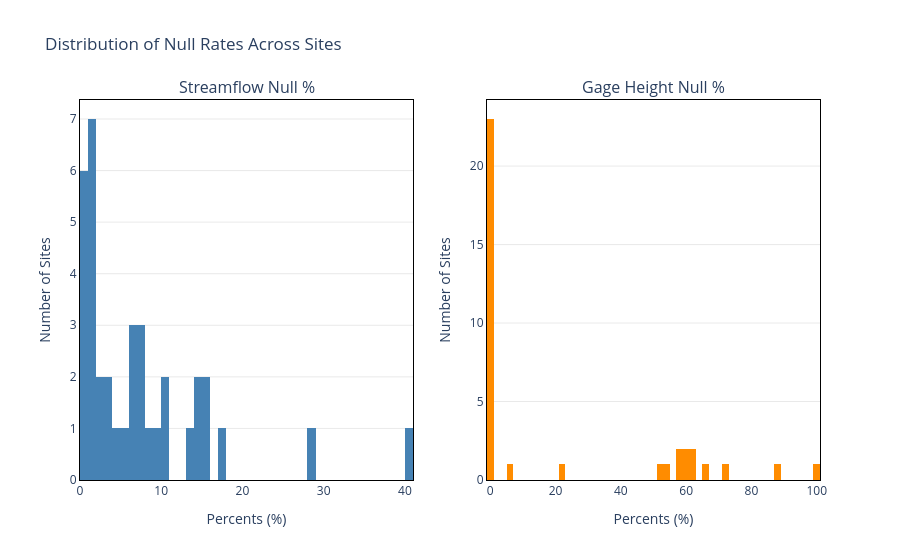

Source (notebook cell):
### Code cell
# Distribution of null rates
null_data = site_stats.to_pandas()

fig = make_subplots(rows=1, cols=2,
    subplot_titles=("Streamflow Null %", "Gage Height Null %"))

fig.add_trace(
    go.Histogram(x=null_data["streamflow_null_pct"], nbinsx=50, name="Streamflow", marker_color="steelblue"),
    row=1, col=1
)
fig.add_trace(
    go.Histogram(x=null_data["gage_height_null_pct"], nbinsx=50, name="Gage Height", marker_color="darkorange"),
    row=1, col=2
)


fig.update_layout(
    title="Distribution of Null Rates Across Sites",
    showlegend=False,
    plot_bgcolor="white",
    paper_bgcolor="white",
)
fig.update_xaxes(title_text="Percents (%)", showline=True, linecolor="black", linewidth=1, mirror=True)
fig.update_yaxes(title_text="Number of Sites",
                 showline=True, linecolor="black", linewidth=1, mirror=True,
                 showgrid=True, gridcolor="lightgrey", gridwidth=0.5)
fig.show()

# Summary
print(f"Sites with 0% streamflow nulls:    {len(null_data[null_data['streamflow_null_pct'] == 0])}")
print(f"Sites with <20% streamflow nulls:  {len(null_data[null_data['streamflow_null_pct'] < 20])}")
print(f"Sites with >50% streamflow nulls:  {len(null_data[null_data['streamflow_null_pct'] > 50])}")
print(f"Sites with 100% streamflow nulls:  {len(null_data[null_data['streamflow_null_pct'] == 100])}")
print()
print(f"Sites with 0% gage height nulls:   {len(null_data[null_data['gage_height_null_pct'] == 0])}")
print(f"Sites with <20% gage height nulls: {len(null_data[null_data['gage_height_null_pct'] < 20])}")
print(f"Sites with >50% gage height nulls: {len(null_data[null_data['gage_height_null_pct'] > 50])}")
print(f"Sites with 100% gage height nulls: {len(null_data[null_data['gage_height_null_pct'] == 100])}")

### Figure 1 — Plotly figure (JSON) as saved in the notebook; plotly's stock layout.template omitted (floating-point values rounded to 4 significant figures)
{"data": [{"marker": {"color": "steelblue"}, "name": "Streamflow", "nbinsx": 50, "type": "histogram", "x": [1.492, 7.95, 1.897, 0.0, 2.488, 9.225, 14.88, 1.083, 7.499, 4.066, 17.66, 15.5, 1.556, 6.562, 0.1276, 15.51, 1.113, 6.347, 6.064, 0.8596, 0.136, 8.92, 14.5, 3.552, 10.4, 7.163, 40.42, 0.9873, 0.9984, 28.39, 1.76, 2.399, 1.386, 3.317, 10.27, 5.851, 13.84], "xaxis": "x", "yaxis": "y"}, {"marker": {"color": "darkorange"}, "name": "Gage Height", "nbinsx": 50, "type": "histogram", "x": [0.05594, 0.2856, 0.0475, 100.0, 0.2887, 22.14, 0.08067, 88.91, 0.05292, 66.51, 0.4457, 53.79, 0.5578, 0.05596, 0.3126, 0.2287, 0.1331, 57.32, 60.95, 0.08671, 62.91, 0.3338, 0.05307, 0.1578, 0.3714, 0.1831, 0.4126, 62.21, 71.21, 0.4154, 52.22, 0.1293, 60.75, 0.4432, 58.44, 0.1527, 5.512], "xaxis": "x2", "yaxis": "y2"}], "layout": {"annotations": [{"font": {"size": 16}, "showarrow": false, "text": "Streamflow Null %", "x": 0.225, "xanchor": "center", "xref": "paper", "y": 1, "yanchor": "bottom", "yref": "paper"}, {"font": {"size": 16}, "showarrow": false, "text": "Gage Height Null %", "x": 0.775, "xanchor": "center", "xref": "paper", "y": 1, "yanchor": "bottom", "yref": "paper"}], "paper_bgcolor": "white", "plot_bgcolor": "white", "showlegend": false, "title": {"text": "Distribution of Null Rates Across Sites"}, "xaxis": {"anchor": "y", "domain": [0, 0.45], "linecolor": "black", "linewidth": 1, "mirror": true, "showline": true, "title": {"text": "Percents (%)"}}, "xaxis2": {"anchor": "y2", "domain": [0.55, 1], "linecolor": "black", "linewidth": 1, "mirror": true, "showline": true, "title": {"text": "Percents (%)"}}, "yaxis": {"anchor": "x", "domain": [0, 1], "gridcolor": "lightgrey", "gridwidth": 0.5, "linecolor": "black", "linewidth": 1, "mirror": true, "showgrid": true, "showline": true, "title": {"text": "Number of Sites"}}, "yaxis2": {"anchor": "x2", "domain": [0, 1], "gridcolor": "lightgrey", "gridwidth": 0.5, "linecolor": "black", "linewidth": 1, "mirror": true, "showgrid": true, "showline": true, "title": {"text": "Number of Sites"}}}}
